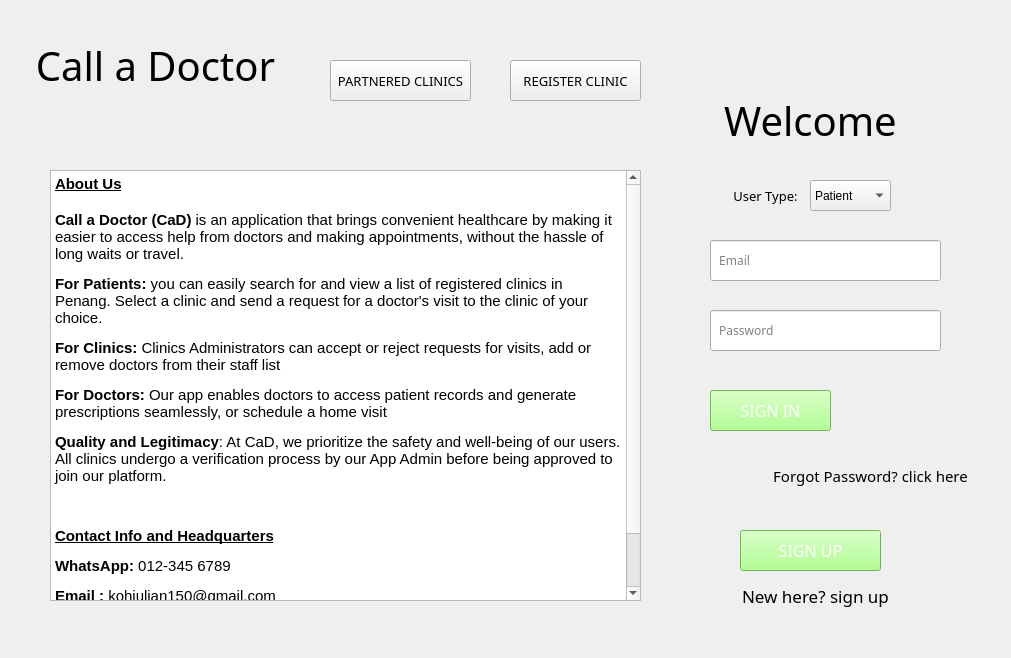
<?xml version="1.0" encoding="UTF-8"?>
<ui version="4.0">
 <class>HomePage</class>
 <widget class="QWidget" name="HomePage">
  <property name="geometry">
   <rect>
    <x>0</x>
    <y>0</y>
    <width>1011</width>
    <height>658</height>
   </rect>
  </property>
  <property name="windowTitle">
   <string>Call A Doctor - Home Page</string>
  </property>
  <widget class="QPushButton" name="Clinics">
   <property name="geometry">
    <rect>
     <x>330</x>
     <y>60</y>
     <width>141</width>
     <height>41</height>
    </rect>
   </property>
   <property name="font">
    <font>
     <family>Bahnschrift SemiLight SemiConde</family>
     <pointsize>10</pointsize>
     <weight>50</weight>
     <bold>false</bold>
    </font>
   </property>
   <property name="text">
    <string>PARTNERED CLINICS</string>
   </property>
  </widget>
  <widget class="QTextEdit" name="textEdit_2">
   <property name="geometry">
    <rect>
     <x>50</x>
     <y>170</y>
     <width>591</width>
     <height>431</height>
    </rect>
   </property>
   <property name="sizePolicy">
    <sizepolicy hsizetype="Maximum" vsizetype="Maximum">
     <horstretch>0</horstretch>
     <verstretch>0</verstretch>
    </sizepolicy>
   </property>
   <property name="readOnly">
    <bool>true</bool>
   </property>
   <property name="html">
    <string>&lt;!DOCTYPE HTML PUBLIC &quot;-//W3C//DTD HTML 4.0//EN&quot; &quot;http://www.w3.org/TR/REC-html40/strict.dtd&quot;&gt;
&lt;html&gt;&lt;head&gt;&lt;meta name=&quot;qrichtext&quot; content=&quot;1&quot; /&gt;&lt;style type=&quot;text/css&quot;&gt;
p, li { white-space: pre-wrap; }
&lt;/style&gt;&lt;/head&gt;&lt;body style=&quot; font-family:'MS Shell Dlg 2'; font-size:8.25pt; font-weight:400; font-style:normal;&quot;&gt;
&lt;p style=&quot; margin-top:0px; margin-bottom:0px; margin-left:0px; margin-right:0px; -qt-block-indent:0; text-indent:0px;&quot;&gt;&lt;span style=&quot; font-size:11pt; font-weight:600; text-decoration: underline;&quot;&gt;About Us&lt;/span&gt;&lt;/p&gt;
&lt;p style=&quot;-qt-paragraph-type:empty; margin-top:0px; margin-bottom:0px; margin-left:0px; margin-right:0px; -qt-block-indent:0; text-indent:0px; font-size:11pt; font-weight:600; text-decoration: underline;&quot;&gt;&lt;br /&gt;&lt;/p&gt;
&lt;p style=&quot; margin-top:0px; margin-bottom:0px; margin-left:0px; margin-right:0px; -qt-block-indent:0; text-indent:0px;&quot;&gt;&lt;span style=&quot; font-size:11pt; font-weight:600;&quot;&gt;Call a Doctor (CaD)&lt;/span&gt;&lt;span style=&quot; font-size:11pt;&quot;&gt; is an application that brings convenient healthcare by making it easier to access help from doctors and making appointments, without the hassle of long waits or travel.&lt;/span&gt;&lt;/p&gt;
&lt;p style=&quot; margin-top:12px; margin-bottom:12px; margin-left:0px; margin-right:0px; -qt-block-indent:0; text-indent:0px;&quot;&gt;&lt;span style=&quot; font-size:11pt; font-weight:600;&quot;&gt;For Patients:&lt;/span&gt;&lt;span style=&quot; font-size:11pt;&quot;&gt; you can easily search for and view a list of registered clinics in Penang. Select a clinic and send a request for a doctor's visit to the clinic of your choice. &lt;/span&gt;&lt;/p&gt;
&lt;p style=&quot; margin-top:12px; margin-bottom:12px; margin-left:0px; margin-right:0px; -qt-block-indent:0; text-indent:0px;&quot;&gt;&lt;span style=&quot; font-size:11pt; font-weight:600;&quot;&gt;For Clinics:&lt;/span&gt;&lt;span style=&quot; font-size:11pt;&quot;&gt; Clinics Administrators can accept or reject requests for visits, add or remove doctors from their staff list&lt;/span&gt;&lt;/p&gt;
&lt;p style=&quot; margin-top:12px; margin-bottom:12px; margin-left:0px; margin-right:0px; -qt-block-indent:0; text-indent:0px;&quot;&gt;&lt;span style=&quot; font-size:11pt; font-weight:600;&quot;&gt;For Doctors:&lt;/span&gt;&lt;span style=&quot; font-size:11pt;&quot;&gt; Our app enables doctors to access patient records and generate prescriptions seamlessly, or schedule a home visit&lt;/span&gt;&lt;/p&gt;
&lt;p style=&quot; margin-top:12px; margin-bottom:12px; margin-left:0px; margin-right:0px; -qt-block-indent:0; text-indent:0px;&quot;&gt;&lt;span style=&quot; font-size:11pt; font-weight:600;&quot;&gt;Quality and Legitimacy&lt;/span&gt;&lt;span style=&quot; font-size:11pt;&quot;&gt;: At CaD, we prioritize the safety and well-being of our users. All clinics undergo a verification process by our App Admin before being approved to join our platform. &lt;/span&gt;&lt;/p&gt;
&lt;p style=&quot;-qt-paragraph-type:empty; margin-top:12px; margin-bottom:12px; margin-left:0px; margin-right:0px; -qt-block-indent:0; text-indent:0px; font-size:11pt;&quot;&gt;&lt;br /&gt;&lt;/p&gt;
&lt;p style=&quot; margin-top:12px; margin-bottom:12px; margin-left:0px; margin-right:0px; -qt-block-indent:0; text-indent:0px;&quot;&gt;&lt;span style=&quot; font-size:11pt; font-weight:600; text-decoration: underline;&quot;&gt;Contact Info and Headquarters&lt;/span&gt;&lt;/p&gt;
&lt;p style=&quot; margin-top:12px; margin-bottom:12px; margin-left:0px; margin-right:0px; -qt-block-indent:0; text-indent:0px;&quot;&gt;&lt;span style=&quot; font-size:11pt; font-weight:600;&quot;&gt;WhatsApp: &lt;/span&gt;&lt;span style=&quot; font-size:11pt;&quot;&gt;012-345 6789      &lt;/span&gt;&lt;span style=&quot; font-size:11pt; font-weight:600;&quot;&gt; &lt;/span&gt;&lt;/p&gt;
&lt;p style=&quot; margin-top:12px; margin-bottom:12px; margin-left:0px; margin-right:0px; -qt-block-indent:0; text-indent:0px;&quot;&gt;&lt;span style=&quot; font-size:11pt; font-weight:600;&quot;&gt;Email : &lt;/span&gt;&lt;span style=&quot; font-size:11pt;&quot;&gt;kohjulian150@gmail.com&lt;/span&gt;&lt;/p&gt;
&lt;p style=&quot; margin-top:12px; margin-bottom:12px; margin-left:0px; margin-right:0px; -qt-block-indent:0; text-indent:0px;&quot;&gt;&lt;span style=&quot; font-size:11pt; font-weight:600;&quot;&gt;Headquarter:&lt;/span&gt;&lt;span style=&quot; font-size:11pt;&quot;&gt; 20&lt;/span&gt;&lt;span style=&quot; font-size:11pt; font-weight:600;&quot;&gt; &lt;/span&gt;&lt;span style=&quot; font-size:11pt;&quot;&gt;Bukit&lt;/span&gt;&lt;span style=&quot; font-size:11pt; font-weight:600;&quot;&gt; &lt;/span&gt;&lt;span style=&quot; font-size:11pt;&quot;&gt;Jambul, Jalan Jambul, Pulau Pinang&lt;/span&gt;&lt;/p&gt;
&lt;p style=&quot;-qt-paragraph-type:empty; margin-top:12px; margin-bottom:12px; margin-left:0px; margin-right:0px; -qt-block-indent:0; text-indent:0px;&quot;&gt;&lt;br /&gt;&lt;/p&gt;&lt;/body&gt;&lt;/html&gt;</string>
   </property>
  </widget>
  <widget class="QLineEdit" name="Email_line">
   <property name="geometry">
    <rect>
     <x>710</x>
     <y>240</y>
     <width>231</width>
     <height>41</height>
    </rect>
   </property>
   <property name="font">
    <font>
     <family>Bahnschrift Light</family>
    </font>
   </property>
   <property name="placeholderText">
    <string>  Email</string>
   </property>
  </widget>
  <widget class="QLineEdit" name="Password_line">
   <property name="geometry">
    <rect>
     <x>710</x>
     <y>310</y>
     <width>231</width>
     <height>41</height>
    </rect>
   </property>
   <property name="sizePolicy">
    <sizepolicy hsizetype="Expanding" vsizetype="Expanding">
     <horstretch>0</horstretch>
     <verstretch>0</verstretch>
    </sizepolicy>
   </property>
   <property name="font">
    <font>
     <family>Bahnschrift Light</family>
    </font>
   </property>
   <property name="inputMask">
    <string/>
   </property>
   <property name="text">
    <string/>
   </property>
   <property name="placeholderText">
    <string>  Password</string>
   </property>
   <property name="clearButtonEnabled">
    <bool>false</bool>
   </property>
  </widget>
  <widget class="QPushButton" name="ForgotPasswordpushButton">
   <property name="geometry">
    <rect>
     <x>750</x>
     <y>460</y>
     <width>241</width>
     <height>31</height>
    </rect>
   </property>
   <property name="font">
    <font>
     <family>Yu Gothic UI Semibold</family>
     <pointsize>11</pointsize>
     <weight>7</weight>
     <italic>false</italic>
     <bold>false</bold>
    </font>
   </property>
   <property name="styleSheet">
    <string notr="true">border: none; background: none;;
font: 63 11pt &quot;Yu Gothic UI Semibold&quot;;
</string>
   </property>
   <property name="text">
    <string>Forgot Password? click here</string>
   </property>
  </widget>
  <widget class="QPushButton" name="LoginpushButton">
   <property name="geometry">
    <rect>
     <x>710</x>
     <y>390</y>
     <width>121</width>
     <height>41</height>
    </rect>
   </property>
   <property name="font">
    <font>
     <family>Bahnschrift SemiLight SemiConde</family>
     <pointsize>12</pointsize>
    </font>
   </property>
   <property name="autoFillBackground">
    <bool>false</bool>
   </property>
   <property name="styleSheet">
    <string notr="true">background-color: #9dff73;
color: #FFFFFF;
</string>
   </property>
   <property name="text">
    <string>SIGN IN</string>
   </property>
   <property name="autoDefault">
    <bool>false</bool>
   </property>
  </widget>
  <widget class="QLabel" name="Welcome_label_2">
   <property name="enabled">
    <bool>true</bool>
   </property>
   <property name="geometry">
    <rect>
     <x>20</x>
     <y>40</y>
     <width>271</width>
     <height>51</height>
    </rect>
   </property>
   <property name="sizePolicy">
    <sizepolicy hsizetype="Preferred" vsizetype="Preferred">
     <horstretch>0</horstretch>
     <verstretch>0</verstretch>
    </sizepolicy>
   </property>
   <property name="font">
    <font>
     <family>Yu Gothic UI Semibold</family>
     <pointsize>30</pointsize>
     <weight>7</weight>
     <italic>false</italic>
     <bold>false</bold>
    </font>
   </property>
   <property name="layoutDirection">
    <enum>Qt::LeftToRight</enum>
   </property>
   <property name="autoFillBackground">
    <bool>false</bool>
   </property>
   <property name="styleSheet">
    <string notr="true">
font: 63 30pt &quot;Yu Gothic UI Semibold&quot;;</string>
   </property>
   <property name="text">
    <string>Call a Doctor</string>
   </property>
   <property name="alignment">
    <set>Qt::AlignCenter</set>
   </property>
  </widget>
  <widget class="QLabel" name="Welcome_label_3">
   <property name="enabled">
    <bool>true</bool>
   </property>
   <property name="geometry">
    <rect>
     <x>700</x>
     <y>100</y>
     <width>221</width>
     <height>40</height>
    </rect>
   </property>
   <property name="sizePolicy">
    <sizepolicy hsizetype="Expanding" vsizetype="Expanding">
     <horstretch>0</horstretch>
     <verstretch>0</verstretch>
    </sizepolicy>
   </property>
   <property name="font">
    <font>
     <family>Yu Gothic UI Semibold</family>
     <pointsize>30</pointsize>
     <weight>7</weight>
     <italic>false</italic>
     <bold>false</bold>
    </font>
   </property>
   <property name="layoutDirection">
    <enum>Qt::LeftToRight</enum>
   </property>
   <property name="autoFillBackground">
    <bool>false</bool>
   </property>
   <property name="styleSheet">
    <string notr="true">
font: 63 30pt &quot;Yu Gothic UI Semibold&quot;;
</string>
   </property>
   <property name="text">
    <string>Welcome</string>
   </property>
   <property name="alignment">
    <set>Qt::AlignCenter</set>
   </property>
  </widget>
  <widget class="QPushButton" name="RegisterButton">
   <property name="geometry">
    <rect>
     <x>740</x>
     <y>530</y>
     <width>141</width>
     <height>41</height>
    </rect>
   </property>
   <property name="font">
    <font>
     <family>Bahnschrift SemiLight SemiConde</family>
     <pointsize>12</pointsize>
    </font>
   </property>
   <property name="autoFillBackground">
    <bool>false</bool>
   </property>
   <property name="styleSheet">
    <string notr="true">background-color: #9dff73;
color: #FFFFFF;
</string>
   </property>
   <property name="text">
    <string>SIGN UP</string>
   </property>
   <property name="autoDefault">
    <bool>false</bool>
   </property>
  </widget>
  <widget class="QPushButton" name="RegisterClinicButton">
   <property name="geometry">
    <rect>
     <x>510</x>
     <y>60</y>
     <width>131</width>
     <height>41</height>
    </rect>
   </property>
   <property name="font">
    <font>
     <family>Bahnschrift SemiLight SemiConde</family>
     <pointsize>10</pointsize>
     <weight>50</weight>
     <bold>false</bold>
    </font>
   </property>
   <property name="text">
    <string>REGISTER CLINIC</string>
   </property>
  </widget>
  <widget class="QLabel" name="Welcome_label_4">
   <property name="enabled">
    <bool>true</bool>
   </property>
   <property name="geometry">
    <rect>
     <x>680</x>
     <y>580</y>
     <width>271</width>
     <height>31</height>
    </rect>
   </property>
   <property name="sizePolicy">
    <sizepolicy hsizetype="Preferred" vsizetype="Preferred">
     <horstretch>0</horstretch>
     <verstretch>0</verstretch>
    </sizepolicy>
   </property>
   <property name="font">
    <font>
     <family>Yu Gothic UI Semibold</family>
     <pointsize>13</pointsize>
     <weight>7</weight>
     <italic>false</italic>
     <bold>false</bold>
    </font>
   </property>
   <property name="layoutDirection">
    <enum>Qt::LeftToRight</enum>
   </property>
   <property name="autoFillBackground">
    <bool>false</bool>
   </property>
   <property name="styleSheet">
    <string notr="true">
font: 63 13pt &quot;Yu Gothic UI Semibold&quot;;
</string>
   </property>
   <property name="text">
    <string>New here? sign up</string>
   </property>
   <property name="alignment">
    <set>Qt::AlignCenter</set>
   </property>
  </widget>
  <widget class="QLabel" name="Welcome_label_5">
   <property name="enabled">
    <bool>true</bool>
   </property>
   <property name="geometry">
    <rect>
     <x>630</x>
     <y>170</y>
     <width>271</width>
     <height>51</height>
    </rect>
   </property>
   <property name="sizePolicy">
    <sizepolicy hsizetype="Preferred" vsizetype="Preferred">
     <horstretch>0</horstretch>
     <verstretch>0</verstretch>
    </sizepolicy>
   </property>
   <property name="font">
    <font>
     <family>Yu Gothic UI Semibold</family>
     <pointsize>10</pointsize>
     <weight>7</weight>
     <italic>false</italic>
     <bold>false</bold>
    </font>
   </property>
   <property name="layoutDirection">
    <enum>Qt::LeftToRight</enum>
   </property>
   <property name="autoFillBackground">
    <bool>false</bool>
   </property>
   <property name="styleSheet">
    <string notr="true">
font: 63 10pt &quot;Yu Gothic UI Semibold&quot;;
</string>
   </property>
   <property name="text">
    <string>User Type:</string>
   </property>
   <property name="alignment">
    <set>Qt::AlignCenter</set>
   </property>
  </widget>
  <widget class="QComboBox" name="UserType">
   <property name="geometry">
    <rect>
     <x>810</x>
     <y>180</y>
     <width>81</width>
     <height>31</height>
    </rect>
   </property>
   <item>
    <property name="text">
     <string>Patient</string>
    </property>
   </item>
   <item>
    <property name="text">
     <string>Clinic</string>
    </property>
   </item>
   <item>
    <property name="text">
     <string>Doctor</string>
    </property>
   </item>
  </widget>
 </widget>
 <resources/>
 <connections/>
</ui>
